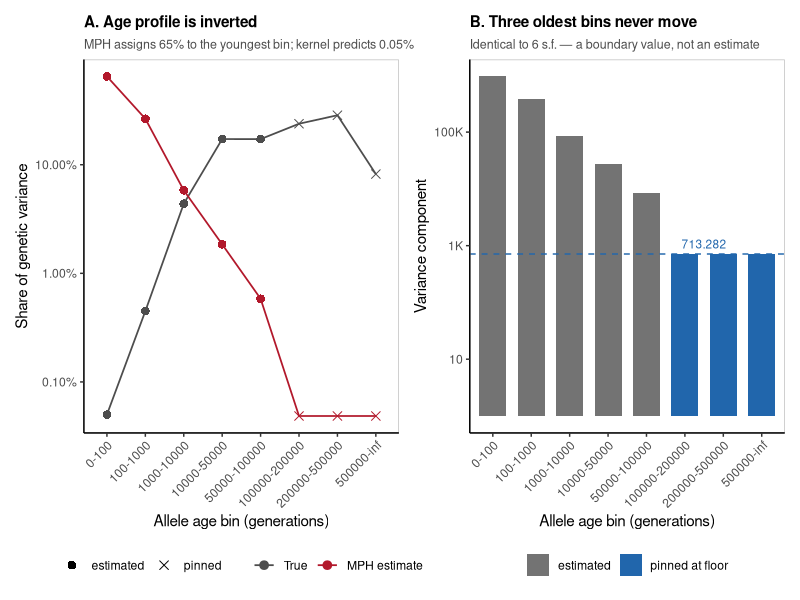

R code for this plot:
library(data.table)
library(ggplot2)
library(patchwork)
library(scales)

FIGS = "/well/visscher-wray/users/uwu199/projects/vm-allele-age/simulations/figs/v1.1"

mph <- data.table(
    bin = c("0-100","100-1000","1000-10000","10000-50000","50000-100000",
            "100000-200000","200000-500000","500000-inf","err"),
    var = c(956373, 389544, 85455.1, 27181, 8575.61,
            713.282, 713.282, 713.282, 5706.25),
    pve = c(0.6484, 0.264102, 0.0579367, 0.0184281, 0.00581408,
            0.00048359, 0.00048359, 0.000483589, 0.00386871)
)

BINS <- c(0, 1e2, 1e3, 1e4, 5e4, 1e5, 2e5, 5e5, Inf)
TT   <- 2e5   # 2*Ne for the v1.1 constant-size sims

K <- TT * (exp(-head(BINS, -1) / TT) -
           ifelse(is.infinite(BINS[-1]), 0, exp(-BINS[-1] / TT)))

truth <- data.table(
    bin = mph$bin[1:8],
    true_share = K / sum(K)
)

d <- merge(mph[bin != "err"], truth, by = "bin")
d[, est_share := pve / mph[bin != "err", sum(pve)]]
d[, bin := factor(bin, levels = truth$bin)]
d[, pinned := abs(var - 713.282) < 1e-3]

long <- melt(d, id.vars = c("bin", "pinned"),
             measure.vars = c("true_share", "est_share"),
             variable.name = "source", value.name = "share")
long[, source := factor(source, levels = c("true_share", "est_share"),
                        labels = c("True", "MPH estimate"))]

# ---- A: estimated vs true share by age bin ----
pA <- ggplot(long, aes(bin, share, colour = source, group = source)) +
    geom_line(linewidth = 0.6) +
    geom_point(aes(shape = pinned), size = 2.6) +
    scale_y_log10(labels = percent_format(accuracy = 0.01)) +
    scale_colour_manual(values = c("True" = "grey30",
                                   "MPH estimate" = "#B2182B"), name = NULL) +
    scale_shape_manual(values = c(`FALSE` = 16, `TRUE` = 4),
                       labels = c("estimated", "pinned"), name = NULL) +
    labs(x = "Allele age bin (generations)",
         y = "Share of genetic variance",
         title = "A. Age profile is inverted",
         subtitle = "MPH assigns 65% to the youngest bin; kernel predicts 0.05%") +
    theme_classic(base_size = 11) +
    theme(axis.text.x = element_text(angle = 45, hjust = 1),
          panel.border = element_rect(colour = "grey75", fill = NA, linewidth = 0.5),
          plot.title = element_text(face = "bold", size = 11),
          plot.subtitle = element_text(size = 9, colour = "grey30"),
          legend.position = "bottom")

# ---- B: the pinned components ----
pB <- ggplot(d, aes(bin, var, fill = pinned)) +
    geom_col(width = 0.7) +
    geom_hline(yintercept = 713.282, linetype = "dashed",
               colour = "#2166AC", linewidth = 0.5) +
    annotate("text", x = 6.5, y = 713.282, label = "713.282",
             vjust = -0.6, size = 3, colour = "#2166AC") +
    scale_y_log10(labels = label_number(scale_cut = cut_short_scale())) +
    scale_fill_manual(values = c(`FALSE` = "grey45", `TRUE` = "#2166AC"),
                      labels = c("estimated", "pinned at floor"), name = NULL) +
    labs(x = "Allele age bin (generations)", y = "Variance component",
         title = "B. Three oldest bins never move",
         subtitle = "Identical to 6 s.f. — a boundary value, not an estimate") +
    theme_classic(base_size = 11) +
    theme(axis.text.x = element_text(angle = 45, hjust = 1),
          panel.border = element_rect(colour = "grey75", fill = NA, linewidth = 0.5),
          plot.title = element_text(face = "bold", size = 11),
          plot.subtitle = element_text(size = 9, colour = "grey30"),
          legend.position = "bottom")

p <- pA + pB
ggsave(file.path(FIGS, "mph_failure.png"), p, width = 11, height = 5, dpi = 200)
